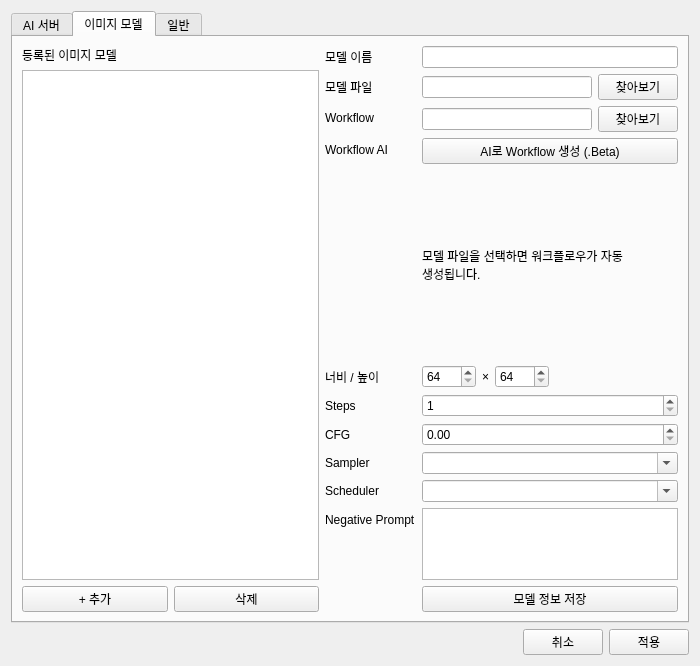
<?xml version="1.0" encoding="UTF-8"?>
<ui version="4.0">
 <class>SettingsWindow</class>
 <widget class="QDialog" name="SettingsWindow">
  <property name="geometry">
   <rect>
    <x>0</x>
    <y>0</y>
    <width>700</width>
    <height>666</height>
   </rect>
  </property>
  <property name="minimumSize">
   <size>
    <width>700</width>
    <height>620</height>
   </size>
  </property>
  <property name="windowTitle">
   <string>4cut Studio - 설정</string>
  </property>
  <layout class="QVBoxLayout" name="verticalLayout">
   <item>
    <widget class="QTabWidget" name="tabs">
     <property name="currentIndex">
      <number>1</number>
     </property>
     <widget class="QWidget" name="aiServerTab">
      <attribute name="title">
       <string>AI 서버</string>
      </attribute>
      <layout class="QVBoxLayout" name="aiServerLayout">
       <item>
        <widget class="QGroupBox" name="lmGroup">
         <property name="title">
          <string>LM Studio · 이야기/대사 생성</string>
         </property>
         <layout class="QFormLayout" name="lmForm">
          <item row="0" column="0">
           <widget class="QLabel" name="lmHostLabel">
            <property name="text">
             <string>서버 주소</string>
            </property>
           </widget>
          </item>
          <item row="0" column="1">
           <widget class="QLineEdit" name="lmHostEdit"/>
          </item>
          <item row="1" column="0">
           <widget class="QLabel" name="lmPortLabel">
            <property name="text">
             <string>포트</string>
            </property>
           </widget>
          </item>
          <item row="1" column="1">
           <widget class="QSpinBox" name="lmPortSpin">
            <property name="maximum">
             <number>65535</number>
            </property>
           </widget>
          </item>
          <item row="2" column="0">
           <widget class="QLabel" name="lmApiLabel">
            <property name="text">
             <string>API 경로</string>
            </property>
           </widget>
          </item>
          <item row="2" column="1">
           <widget class="QLineEdit" name="lmApiEdit"/>
          </item>
          <item row="3" column="0">
           <widget class="QLabel" name="lmModelLabel">
            <property name="text">
             <string>모델</string>
            </property>
           </widget>
          </item>
          <item row="3" column="1">
           <widget class="QComboBox" name="lmModelCombo">
            <property name="editable">
             <bool>true</bool>
            </property>
           </widget>
          </item>
          <item row="4" column="1">
           <widget class="QPushButton" name="lmTestButton">
            <property name="text">
             <string>연결 테스트</string>
            </property>
           </widget>
          </item>
          <item row="5" column="1">
           <widget class="QLabel" name="lmStatusLabel">
            <property name="text">
             <string>상태: 테스트 전</string>
            </property>
           </widget>
          </item>
         </layout>
        </widget>
       </item>
       <item>
        <widget class="QFrame" name="serverDivider">
         <property name="frameShape">
          <enum>QFrame::Shape::HLine</enum>
         </property>
         <property name="frameShadow">
          <enum>QFrame::Shadow::Sunken</enum>
         </property>
        </widget>
       </item>
       <item>
        <widget class="QGroupBox" name="comfyGroup">
         <property name="title">
          <string>ComfyUI · 이미지 생성</string>
         </property>
         <layout class="QFormLayout" name="comfyForm">
          <item row="0" column="0">
           <widget class="QLabel" name="comfyHostLabel">
            <property name="text">
             <string>서버 주소</string>
            </property>
           </widget>
          </item>
          <item row="0" column="1">
           <widget class="QLineEdit" name="comfyHostEdit"/>
          </item>
          <item row="1" column="0">
           <widget class="QLabel" name="comfyPortLabel">
            <property name="text">
             <string>포트</string>
            </property>
           </widget>
          </item>
          <item row="1" column="1">
           <widget class="QSpinBox" name="comfyPortSpin">
            <property name="maximum">
             <number>65535</number>
            </property>
           </widget>
          </item>
          <item row="2" column="0">
           <widget class="QLabel" name="comfyWorkflowLabel">
            <property name="text">
             <string>기본 Workflow</string>
            </property>
           </widget>
          </item>
          <item row="2" column="1">
           <layout class="QHBoxLayout" name="workflowLayout">
            <item>
             <widget class="QLineEdit" name="comfyWorkflowEdit"/>
            </item>
            <item>
             <widget class="QPushButton" name="browseWorkflowButton">
              <property name="text">
               <string>찾아보기</string>
              </property>
             </widget>
            </item>
           </layout>
          </item>
          <item row="3" column="1">
           <widget class="QPushButton" name="comfyTestButton">
            <property name="text">
             <string>연결 테스트</string>
            </property>
           </widget>
          </item>
          <item row="4" column="1">
           <widget class="QLabel" name="comfyStatusLabel">
            <property name="text">
             <string>상태: 테스트 전</string>
            </property>
           </widget>
          </item>
         </layout>
        </widget>
       </item>
       <item>
        <spacer name="serverSpacer">
         <property name="orientation">
          <enum>Qt::Orientation::Vertical</enum>
         </property>
         <property name="sizeType">
          <enum>QSizePolicy::Policy::Expanding</enum>
         </property>
         <property name="sizeHint" stdset="0">
          <size>
           <width>0</width>
           <height>0</height>
          </size>
         </property>
        </spacer>
       </item>
      </layout>
     </widget>
     <widget class="QWidget" name="imageModelTab">
      <attribute name="title">
       <string>이미지 모델</string>
      </attribute>
      <layout class="QHBoxLayout" name="imageModelMainLayout">
       <item>
        <layout class="QVBoxLayout" name="imageModelListLayout">
         <item>
          <widget class="QLabel" name="imageModelListLabel">
           <property name="text">
            <string>등록된 이미지 모델</string>
           </property>
          </widget>
         </item>
         <item>
          <widget class="QListWidget" name="imageModelList"/>
         </item>
         <item>
          <layout class="QHBoxLayout" name="imageModelButtonLayout">
           <item>
            <widget class="QPushButton" name="addImageModelButton">
             <property name="text">
              <string>+ 추가</string>
             </property>
            </widget>
           </item>
           <item>
            <widget class="QPushButton" name="removeImageModelButton">
             <property name="text">
              <string>삭제</string>
             </property>
            </widget>
           </item>
          </layout>
         </item>
        </layout>
       </item>
       <item>
        <layout class="QFormLayout" name="imageModelForm">
         <item row="0" column="0">
          <widget class="QLabel" name="label">
           <property name="text">
            <string>모델 이름</string>
           </property>
          </widget>
         </item>
         <item row="0" column="1">
          <widget class="QLineEdit" name="imageModelNameEdit"/>
         </item>
         <item row="1" column="0">
          <widget class="QLabel" name="label">
           <property name="text">
            <string>모델 파일</string>
           </property>
          </widget>
         </item>
         <item row="1" column="1">
          <layout class="QHBoxLayout" name="imageModelFileLayout">
           <item>
            <widget class="QLineEdit" name="imageModelFileEdit"/>
           </item>
           <item>
            <widget class="QPushButton" name="browseImageModelButton">
             <property name="text">
              <string>찾아보기</string>
             </property>
            </widget>
           </item>
          </layout>
         </item>
         <item row="2" column="0">
          <widget class="QLabel" name="label">
           <property name="text">
            <string>Workflow</string>
           </property>
          </widget>
         </item>
         <item row="3" column="0">
          <widget class="QLabel" name="workflowHelperLabel">
           <property name="text">
            <string>Workflow AI</string>
           </property>
          </widget>
         </item>
         <item row="3" column="1">
          <layout class="QVBoxLayout" name="workflowHelperLayout">
           <property name="spacing">
            <number>6</number>
           </property>
           <item>
            <widget class="QPushButton" name="aiWorkflowButton">
             <property name="toolTip">
              <string>LM Studio의 언어모델에게 이 모델용 ComfyUI 워크플로우 JSON을 만들게 합니다. 생성 결과는 필수 노드 검사를 통과했을 때만 적용됩니다.</string>
             </property>
             <property name="text">
              <string>AI로 Workflow 생성 (.Beta)</string>
             </property>
            </widget>
           </item>
           <item>
            <widget class="QLabel" name="workflowStatusLabel">
             <property name="text">
              <string>모델 파일을 선택하면 워크플로우가 자동 생성됩니다.</string>
             </property>
             <property name="wordWrap">
              <bool>true</bool>
             </property>
            </widget>
           </item>
          </layout>
         </item>
         <item row="2" column="1">
          <layout class="QHBoxLayout" name="imageModelWorkflowLayout">
           <item>
            <widget class="QLineEdit" name="imageModelWorkflowEdit"/>
           </item>
           <item>
            <widget class="QPushButton" name="browseImageModelWorkflowButton">
             <property name="text">
              <string>찾아보기</string>
             </property>
            </widget>
           </item>
          </layout>
         </item>
         <item row="4" column="0">
          <widget class="QLabel" name="imageSizeLabel">
           <property name="text">
            <string>너비 / 높이</string>
           </property>
          </widget>
         </item>
         <item row="4" column="1">
          <layout class="QHBoxLayout" name="imageModelSizeLayout">
           <property name="spacing">
            <number>6</number>
           </property>
           <item>
            <widget class="QSpinBox" name="imageModelWidthSpin">
             <property name="maximumSize">
              <size>
               <width>110</width>
               <height>16777215</height>
              </size>
             </property>
             <property name="minimum">
              <number>64</number>
             </property>
             <property name="maximum">
              <number>4096</number>
             </property>
            </widget>
           </item>
           <item>
            <widget class="QLabel" name="imageSizeTimesLabel">
             <property name="text">
              <string>×</string>
             </property>
            </widget>
           </item>
           <item>
            <widget class="QSpinBox" name="imageModelHeightSpin">
             <property name="maximumSize">
              <size>
               <width>110</width>
               <height>16777215</height>
              </size>
             </property>
             <property name="minimum">
              <number>64</number>
             </property>
             <property name="maximum">
              <number>4096</number>
             </property>
            </widget>
           </item>
           <item>
            <spacer name="imageModelSizeSpacer">
             <property name="orientation">
              <enum>Qt::Orientation::Horizontal</enum>
             </property>
             <property name="sizeHint" stdset="0">
              <size>
               <width>40</width>
               <height>20</height>
              </size>
             </property>
            </spacer>
           </item>
          </layout>
         </item>
         <item row="5" column="0">
          <widget class="QLabel" name="label">
           <property name="text">
            <string>Steps</string>
           </property>
          </widget>
         </item>
         <item row="5" column="1">
          <widget class="QSpinBox" name="imageModelStepsSpin">
           <property name="minimum">
            <number>1</number>
           </property>
           <property name="maximum">
            <number>200</number>
           </property>
          </widget>
         </item>
         <item row="6" column="0">
          <widget class="QLabel" name="label">
           <property name="text">
            <string>CFG</string>
           </property>
          </widget>
         </item>
         <item row="6" column="1">
          <widget class="QDoubleSpinBox" name="imageModelCfgSpin">
           <property name="decimals">
            <number>2</number>
           </property>
           <property name="maximum">
            <double>30.000000000000000</double>
           </property>
           <property name="singleStep">
            <double>0.500000000000000</double>
           </property>
          </widget>
         </item>
         <item row="7" column="0">
          <widget class="QLabel" name="label">
           <property name="text">
            <string>Sampler</string>
           </property>
          </widget>
         </item>
         <item row="7" column="1">
          <widget class="QComboBox" name="imageModelSamplerCombo">
           <property name="editable">
            <bool>true</bool>
           </property>
          </widget>
         </item>
         <item row="8" column="0">
          <widget class="QLabel" name="label">
           <property name="text">
            <string>Scheduler</string>
           </property>
          </widget>
         </item>
         <item row="8" column="1">
          <widget class="QComboBox" name="imageModelSchedulerCombo">
           <property name="editable">
            <bool>true</bool>
           </property>
          </widget>
         </item>
         <item row="9" column="0">
          <widget class="QLabel" name="label">
           <property name="text">
            <string>Negative Prompt</string>
           </property>
          </widget>
         </item>
         <item row="9" column="1">
          <widget class="QPlainTextEdit" name="imageModelNegativeEdit">
           <property name="minimumSize">
            <size>
             <width>0</width>
             <height>60</height>
            </size>
           </property>
           <property name="maximumSize">
            <size>
             <width>16777215</width>
             <height>72</height>
            </size>
           </property>
          </widget>
         </item>
         <item row="10" column="1">
          <widget class="QPushButton" name="saveImageModelButton">
           <property name="text">
            <string>모델 정보 저장</string>
           </property>
          </widget>
         </item>
        </layout>
       </item>
      </layout>
     </widget>
     <widget class="QWidget" name="generalTab">
      <attribute name="title">
       <string>일반</string>
      </attribute>
      <layout class="QFormLayout" name="generalForm">
       <item row="0" column="0">
        <widget class="QLabel" name="label">
         <property name="text">
          <string>프로젝트 저장 위치</string>
         </property>
        </widget>
       </item>
       <item row="0" column="1">
        <widget class="QLineEdit" name="projectPathEdit"/>
       </item>
       <item row="1" column="0">
        <widget class="QLabel" name="label">
         <property name="text">
          <string>이미지 너비</string>
         </property>
        </widget>
       </item>
       <item row="1" column="1">
        <widget class="QSpinBox" name="widthSpin">
         <property name="maximum">
          <number>4096</number>
         </property>
        </widget>
       </item>
       <item row="2" column="0">
        <widget class="QLabel" name="label">
         <property name="text">
          <string>이미지 높이</string>
         </property>
        </widget>
       </item>
       <item row="2" column="1">
        <widget class="QSpinBox" name="heightSpin">
         <property name="maximum">
          <number>4096</number>
         </property>
        </widget>
       </item>
       <item row="3" column="1">
        <widget class="QCheckBox" name="autoSaveCheck">
         <property name="layoutDirection">
          <enum>Qt::LayoutDirection::LeftToRight</enum>
         </property>
         <property name="text">
          <string>결과 자동 저장</string>
         </property>
        </widget>
       </item>
      </layout>
     </widget>
    </widget>
   </item>
   <item>
    <layout class="QHBoxLayout" name="buttonLayout">
     <item>
      <spacer name="buttonSpacer">
       <property name="orientation">
        <enum>Qt::Orientation::Horizontal</enum>
       </property>
       <property name="sizeType">
        <enum>QSizePolicy::Policy::Expanding</enum>
       </property>
       <property name="sizeHint" stdset="0">
        <size>
         <width>0</width>
         <height>0</height>
        </size>
       </property>
      </spacer>
     </item>
     <item>
      <widget class="QPushButton" name="cancelButton">
       <property name="text">
        <string>취소</string>
       </property>
      </widget>
     </item>
     <item>
      <widget class="QPushButton" name="applyButton">
       <property name="text">
        <string>적용</string>
       </property>
      </widget>
     </item>
    </layout>
   </item>
  </layout>
 </widget>
 <resources/>
 <connections/>
</ui>
